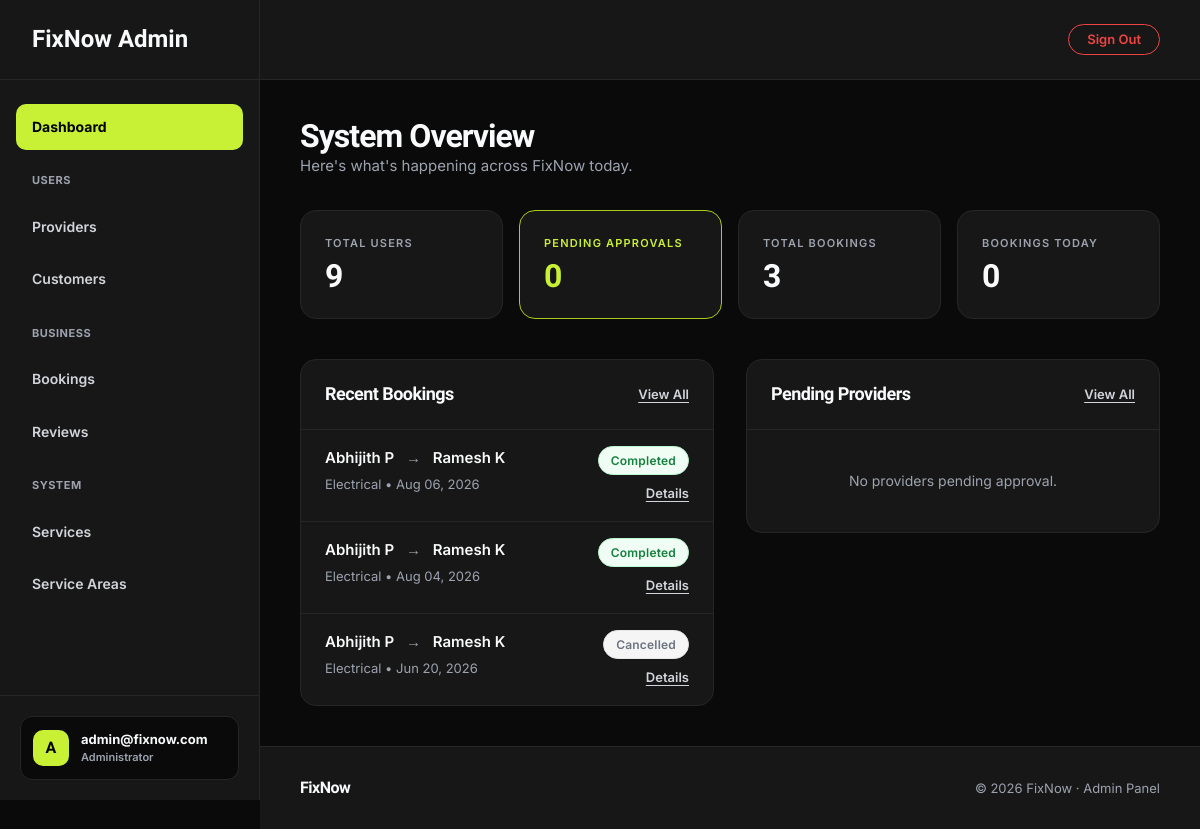
Screenshot of /dashboard/ (signed in) with the database file from the repository.
### fixnow_app/models.py (models this page shows, shortened)
class CustomUser(AbstractUser):
    USER_TYPE_CHOICES = (
        ('customer', 'Customer'),
        ('provider', 'Provider'),
    )
    username = None
    email = models.EmailField(unique=True)
    phone = models.CharField(max_length=20, blank=True, null=True)
    user_type = models.CharField(max_length=20, choices=USER_TYPE_CHOICES, blank=True, null=True)
    created_at = models.DateTimeField(auto_now_add=True)
    updated_at = models.DateTimeField(auto_now=True)
    USERNAME_FIELD = 'email'
    REQUIRED_FIELDS = []
    objects = CustomUserManager()

class Booking(models.Model):
    STATUS_CHOICES = (
        ('pending',     'Pending'),
        ('confirmed',   'Confirmed'),
        ('in_progress', 'In Progress'),
        ('completed',   'Completed'),
        ('rejected',    'Rejected'),
        ('cancelled',   'Cancelled'),
    )
    customer = models.ForeignKey(CustomUser, on_delete=models.CASCADE, related_name='bookings')
    provider = models.ForeignKey(ProviderProfile, on_delete=models.CASCADE, related_name='bookings')
    category = models.ForeignKey(ServiceCategory, on_delete=models.SET_NULL, null=True)
    description = models.TextField()
    scheduled_date = models.DateField()
    scheduled_time = models.TimeField()
    address = models.TextField()
    pincode = models.CharField(max_length=10)
    status = models.CharField(max_length=20, choices=STATUS_CHOICES, default='pending')
    created_at = models.DateTimeField(auto_now_add=True)
    updated_at = models.DateTimeField(auto_now=True)
    class Meta:
        ordering = ['-created_at']

class ProviderProfile(models.Model):
    STATUS_CHOICES = (
        ('pending', 'Pending'),
        ('approved', 'Approved'),
        ('rejected', 'Rejected'),
        ('suspended', 'Suspended'),
    )
    user = models.OneToOneField(CustomUser, on_delete=models.CASCADE, related_name='provider_profile')
    category = models.ForeignKey(ServiceCategory, on_delete=models.SET_NULL, null=True, blank=True, related_name='providers')
    custom_category_request = models.CharField(max_length=200, blank=True, null=True)
    bio = models.TextField(blank=True)
    experience_years = models.IntegerField(default=0)
    profile_photo = models.ImageField(upload_to='provider_photos/', blank=True, null=True)
    id_proof = models.FileField(upload_to='id_proofs/', blank=True, null=True)
    service_pincodes = models.ManyToManyField(ServicePincode, blank=True, related_name='providers')
    is_available = models.BooleanField(default=True)
    avg_rating = models.DecimalField(max_digits=3, decimal_places=2, default=0.00)
    status = models.CharField(max_length=20, choices=STATUS_CHOICES, default='pending')
    created_at = models.DateTimeField(auto_now_add=True)
    updated_at = models.DateTimeField(auto_now=True)

class ServiceCategory(models.Model):
    name = models.CharField(max_length=100)
    slug = models.SlugField(unique=True)
    icon = models.ImageField(upload_to='category_icons/', blank=True, null=True)
    description = models.TextField(blank=True)
    is_active = models.BooleanField(default=True)
    created_at = models.DateTimeField(auto_now_add=True)
    class Meta:
        verbose_name_plural = 'Service Categories'
        ordering = ['name']

### fixnow_app/views/admin_views.py (the view)
# urls.py: path('dashboard/', views.admin_dashboard, name='admin_dashboard'),
@login_required(login_url='admin_login')
def admin_dashboard(request):
    if not request.user.is_staff:
        return redirect('admin_login')
    today = timezone.now().date()
    stats = {
        'total_customers': CustomerProfile.objects.count(),
        'total_providers': ProviderProfile.objects.count(),
        'pending_approvals': ProviderProfile.objects.filter(status='pending').count(),
        'total_bookings': Booking.objects.count(),
        'bookings_today': Booking.objects.filter(created_at__date=today).count(),
        'total_categories': ServiceCategory.objects.filter(is_active=True).count(),
    }
    pending_providers = ProviderProfile.objects.filter(
        status='pending'
    ).select_related('user', 'category').order_by('-created_at')[:5]
    recent_bookings = Booking.objects.select_related(
        'customer', 'provider', 'category'
    ).order_by('-created_at')[:5]
    return render(request, 'admin_pages/dashboard.html', {
        'stats': stats,
        'pending_providers': pending_providers,
        'recent_bookings': recent_bookings,
    })

### templates/admin_pages/dashboard.html (shortened to what this page needs)
{% extends "admin_pages/base.html" %}
{% block nav_dashboard %}active{% endblock %}
{% block content %}
<div class="fn-page-header">
    <div style="display: flex; justify-content: space-between; align-items: flex-end; flex-wrap: wrap; gap: 24px;">
        <div>
            <h1 class="fn-display fn-display-sm">System Overview</h1>
            <p class="fn-page-sub">Here's what's happening across FixNow today.</p>
        </div>
    </div>
</div>
<div class="fn-feature-grid" style="grid-template-columns: repeat(auto-fit, minmax(200px, 1fr)); margin-bottom: 40px;">
    <div class="fn-card" style="padding: 24px;">
        <div class="fn-section-label" style="margin-bottom: 8px;">Total Users</div>
        <div class="fn-display fn-display-sm">{{ stats.total_customers|add:stats.total_providers }}</div>
    </div>
    <div class="fn-card" style="padding: 24px; border-color: var(--fn-accent-dark);">
        <div class="fn-section-label" style="margin-bottom: 8px; color: var(--fn-accent);">Pending Approvals</div>
        <div class="fn-display fn-display-sm" style="color: var(--fn-accent);">{{ stats.pending_approvals }}</div>
    </div>
    <div class="fn-card" style="padding: 24px;">
        <div class="fn-section-label" style="margin-bottom: 8px;">Total Bookings</div>
        <div class="fn-display fn-display-sm">{{ stats.total_bookings }}</div>
    </div>
    <div class="fn-card" style="padding: 24px;">
        <div class="fn-section-label" style="margin-bottom: 8px;">Bookings Today</div>
        <div class="fn-display fn-display-sm">{{ stats.bookings_today }}</div>
    </div>
</div>
<div class="fn-two-col" style="align-items: flex-start; gap: 32px;">
    <div class="fn-card" style="padding: 0; overflow: hidden;">
        <div style="padding: 24px; border-bottom: 1px solid var(--fn-border); display: flex; justify-content: space-between; align-items: center;">
            <h3 class="fn-display" style="font-size: 18px;">Recent Bookings</h3>
            <a href="{% url 'admin_booking_list' %}" style="font-size: 13px; font-weight: 600; text-decoration: underline; text-underline-offset: 3px; color: var(--fn-text-2);">View All</a>
        </div>
        <div>
            {% for booking in recent_bookings %}
            <div class="fn-info-row" style="padding: 16px 24px; {% if not forloop.last %}border-bottom: 1px solid var(--fn-border);{% endif %}">
                <div>
                    <div style="font-weight: 600; margin-bottom: 4px; color: var(--fn-text-1);">
                        {{ booking.customer.get_full_name|default:booking.customer.email }}
                        <span style="color: var(--fn-text-3); font-weight: 400; margin: 0 8px;">→</span>
                        {{ booking.provider.user.get_full_name|default:booking.provider.user.email }}
                    </div>
                    <div style="font-size: 13px; color: var(--fn-text-3);">
                        {{ booking.category.name }} • {{ booking.scheduled_date|date:"M d, Y" }}
                    </div>
                </div>
                <div style="text-align: right;">
                    <span class="fn-badge fn-badge-{{ booking.status }}" style="margin-bottom: 6px; display: inline-block;">{{ booking.status|title }}</span><br>
                    <a href="{% url 'admin_booking_detail' booking.id %}" style="font-size: 13px; font-weight: 600; text-decoration: underline; text-underline-offset: 3px; color: var(--fn-text-2);">Details</a>
                </div>
            </div>
            {% empty %}
            <div class="fn-empty" style="padding: 40px 24px;">
                <div class="fn-empty-sub">No bookings yet.</div>
            </div>
            {% endfor %}
        </div>
    </div>
    <div class="fn-card" style="padding: 0; overflow: hidden;">
        <div style="padding: 24px; border-bottom: 1px solid var(--fn-border); display: flex; justify-content: space-between; align-items: center;">
            <h3 class="fn-display" style="font-size: 18px;">Pending Providers</h3>
            <a href="{% url 'admin_provider_list' %}?status=pending" style="font-size: 13px; font-weight: 600; text-decoration: underline; text-underline-offset: 3px; color: var(--fn-text-2);">View All</a>
        </div>
        <div>
            {% for provider in pending_providers %}
            <div class="fn-info-row" style="padding: 16px 24px; {% if not forloop.last %}border-bottom: 1px solid var(--fn-border);{% endif %}">
                <div>
                    <div style="font-weight: 600; margin-bottom: 4px; color: var(--fn-text-1);">
                        {{ provider.user.get_full_name|default:provider.user.email }}
                    </div>
                    <div style="font-size: 13px; color: var(--fn-text-3);">
                        Requested: {{ provider.category.name|default:provider.custom_category_request|default:"None" }}
                    </div>
                </div>
                <a href="{% url 'admin_provider_detail' provider.id %}" class="fn-btn fn-btn-ghost fn-btn-sm">Review</a>
            </div>
            {% empty %}
            <div class="fn-empty" style="padding: 40px 24px;">
                <div class="fn-empty-sub">No providers pending approval.</div>
            </div>
            {% endfor %}
        </div>
    </div>
</div>
{% endblock %}

### templates/admin_pages/base.html (shortened to what this page needs)
{% load static %}
<!DOCTYPE html>
<html lang="en">
<head>
    <link rel="stylesheet" href="{% static 'css/fixnow.css' %}">
    <link rel="stylesheet" href="https://cdnjs.cloudflare.com/ajax/libs/toastr.js/latest/toastr.min.css">
</head>
<body>
<aside class="fn-sidebar">
    <a href="{% url 'admin_dashboard' %}" class="fn-sidebar-logo">FixNow Admin</a>
    <nav class="fn-sidebar-nav">
        <a href="{% url 'admin_dashboard' %}" class="fn-sidebar-link {% block nav_dashboard %}{% endblock %}">Dashboard</a>
        <div style="font-size: 11px; font-weight: 700; color: var(--fn-text-3); text-transform: uppercase; margin: 16px 0 8px 16px; letter-spacing: 0.5px;">Users</div>
        <a href="{% url 'admin_provider_list' %}" class="fn-sidebar-link {% block nav_providers %}{% endblock %}">Providers</a>
        <a href="{% url 'admin_customer_list' %}" class="fn-sidebar-link {% block nav_customers %}{% endblock %}">Customers</a>
        <div style="font-size: 11px; font-weight: 700; color: var(--fn-text-3); text-transform: uppercase; margin: 16px 0 8px 16px; letter-spacing: 0.5px;">Business</div>
        <a href="{% url 'admin_booking_list' %}" class="fn-sidebar-link {% block nav_bookings %}{% endblock %}">Bookings</a>
        <a href="{% url 'admin_review_list' %}" class="fn-sidebar-link {% block nav_reviews %}{% endblock %}">Reviews</a>
        <div style="font-size: 11px; font-weight: 700; color: var(--fn-text-3); text-transform: uppercase; margin: 16px 0 8px 16px; letter-spacing: 0.5px;">System</div>
        <a href="{% url 'admin_category_list' %}" class="fn-sidebar-link {% block nav_categories %}{% endblock %}">Services</a>
        <a href="{% url 'admin_pincode_list' %}" class="fn-sidebar-link {% block nav_pincodes %}{% endblock %}">Service Areas</a>
    </nav>
    <div class="fn-sidebar-footer">
        <div class="fn-user-profile">
            <div class="fn-user-avatar">A</div>
            <div class="fn-user-info">
                <div class="fn-user-name">{{ request.user.email }}</div>
                <div class="fn-user-role">Administrator</div>
            </div>
        </div>
    </div>
</aside>
<div class="fn-main-wrapper">
    <header class="fn-top-header">
        <a href="{% url 'admin_logout' %}" class="fn-btn fn-btn-ghost fn-btn-sm" style="color: #ef4444; border-color: #ef4444;">Sign Out</a>
    </header>
    <div class="fn-content">
        {% block content %}{% endblock %}
    </div>
    <footer class="fn-footer" style="background: var(--fn-bg-card); border-top: 1px solid var(--fn-border);">
        <span class="fn-footer__logo">FixNow</span>
        <span class="fn-footer__copy">
            © 2026 FixNow · Admin Panel
        </span>
    </footer>
</div>
</body>
</html>

### static/css/fixnow.css (style rules this page uses)
:root { --fn-bg: #f5f4ef; --fn-bg-card: #ffffff; --fn-border: #e8e8e8; --fn-text-1: #0d0d0d; --fn-text-2: #4b4b4b; --fn-text-3: #9ca3af; --fn-accent: #c8f135; --fn-accent-dark: #a8cc1a; --fn-red: #ef4444; --fn-font-head: 'Plus Jakarta Sans', sans-serif; --fn-font-body: 'Inter', sans-serif; --fn-radius-card: 16px; --fn-radius-btn: 50px; --fn-shadow-card: 0 1px 3px rgba(0,0,0,0.06); --fn-shadow-action: 0 4px 16px rgba(0,0,0,0.10); --fn-max-width: 1100px; --fn-pad-section: 100px; --fn-pad-mobile: 40px; }
*, *::before, *::after { box-sizing: border-box; margin: 0; padding: 0; }
html { scroll-behavior: smooth; }
body { font-family: var(--fn-font-body); background: var(--fn-bg); color: var(--fn-text-1); font-size: 15px; line-height: 1.6; -webkit-font-smoothing: antialiased; }
a { color: inherit; text-decoration: none; }
p { margin-bottom: 1em; }
p:last-child { margin-bottom: 0; }
.fn-display { font-family: var(--fn-font-head); font-weight: 800; line-height: 1.05; letter-spacing: -0.03em; color: var(--fn-text-1); }
.fn-display-sm { font-size: clamp(22px, 3vw, 32px); }
.fn-section-label { font-family: var(--fn-font-body); font-size: 11px; font-weight: 600; letter-spacing: 1.2px; text-transform: uppercase; color: var(--fn-text-3); margin-bottom: 16px; display: block; }
.fn-btn { display: inline-flex; align-items: center; justify-content: center; gap: 8px; padding: 12px 28px; border-radius: var(--fn-radius-btn); font-family: var(--fn-font-body); font-size: 14px; font-weight: 600; border: none; cursor: pointer; text-decoration: none; transition: all 0.2s; white-space: nowrap; line-height: 1; }
.fn-btn-ghost { background: transparent; color: var(--fn-text-2); border: 1.5px solid var(--fn-border); }
.fn-btn-sm { padding: 8px 18px; font-size: 13px; }
.fn-card { background: var(--fn-bg-card); border: 1px solid var(--fn-border); border-radius: var(--fn-radius-card); padding: 28px; }
.fn-badge { display: inline-flex; align-items: center; padding: 4px 12px; border-radius: 20px; font-size: 12px; font-weight: 600; font-family: var(--fn-font-body); letter-spacing: 0.2px; }
.fn-badge-completed { background: #f0fdf4; color: #15803d; border: 1px solid #bbf7d0; }
.fn-badge-cancelled { background: #f5f5f5; color: #6b7280; border: 1px solid #e5e7eb; }
.fn-feature-grid { display: grid; grid-template-columns: 1fr 1fr; gap: 16px; }
.fn-two-col { display: grid; grid-template-columns: 1fr 1fr; gap: 80px; align-items: center; }
.fn-page-header { margin-bottom: 32px; }
.fn-page-sub { font-size: 15px; color: var(--fn-text-3); }
.fn-footer { border-top: 1px solid var(--fn-border); padding: 28px 40px; display: flex; justify-content: space-between; align-items: center; background: var(--fn-bg); margin-top: auto; }
.fn-footer__logo { font-family: var(--fn-font-head); font-size: 16px; font-weight: 800; letter-spacing: -0.03em; color: var(--fn-text-1); }
.fn-footer__copy { font-size: 13px; color: var(--fn-text-3); }
.fn-empty { text-align: center; padding: 60px 20px; }
.fn-empty-sub { font-size: 14px; color: var(--fn-text-3); }
.fn-info-row { display: flex; justify-content: space-between; align-items: flex-start; padding: 14px 0; border-bottom: 1px solid #f3f4f6; gap: 20px; }
.fn-info-row:last-child { border-bottom: none; }

### rows the page displays
CustomUser: user.email "admin@fixnow.com"
Booking: customer.get_full_name "Abhijith P", provider.user.get_full_name "Ramesh K", category.name "Electrical", scheduled_date "Aug 06, 2026", status "Completed"
Booking: customer.get_full_name "Abhijith P", provider.user.get_full_name "Ramesh K", category.name "Electrical", scheduled_date "Aug 04, 2026", status "Completed"
Booking: customer.get_full_name "Abhijith P", provider.user.get_full_name "Ramesh K", category.name "Electrical", scheduled_date "Jun 20, 2026", status "Cancelled"

### other values shown
{{ stats.total_customers|add:stats.total_providers }} "9"
{{ stats.pending_approvals }} "0"
{{ stats.total_bookings }} "3"
{{ stats.bookings_today }} "0"
